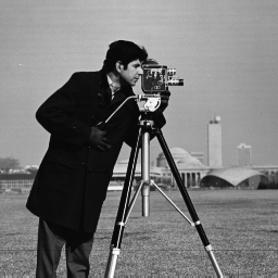
#> input picture HW1/cameraman.jpg, 278 x 278 px, given in place of puppy.jpg, which was not available
$ python main.py   (older library calls are emulated)
#> lines starting #> are read from the running program, lines starting #| are printed output that depends on the picture; pictures that were not available may be replaced by others from this repository, and a replacement may not be noted
import numpy
import numpy as np
import matplotlib.pyplot as plt
import cv2


def gamma_correction(img, gamma): #Q1c
    """
    Perform gamma correction on a grayscale image.
    :param img: An input grayscale image - ndarray of uint8 type.
    :param gamma: the gamma parameter for the correction.
    :return:
    gamma_img: An output grayscale image after gamma correction -
    uint8 ndarray of size [H x W x 1].
    """
    gamma_img = np.uint8(((img / 255.0) ** gamma) * 255.0)
    return gamma_img


def video_to_frames(vid_path: str, start_second, end_second): #Q2a
    """
    Load a video and return its frames from the wanted time range.
    :param vid_path: video file path.
    :param start_second: time of first frame to be taken from the
    video in seconds.
    :param end_second: time of last frame to be taken from the
    video in seconds.
    :return:
    frame_set: a 4D uint8 np array of size [num_of_frames x H x W x C]
    containing the wanted video frames.
    """
    capture = cv2.VideoCapture(vid_path)
    frames =[]
    start_frame = int(start_second * capture.get(cv2.CAP_PROP_FPS)) if start_second is not None else 0
    end_frame = int(end_second * capture.get(cv2.CAP_PROP_FPS)) if end_second is not None else int(capture.get(cv2.CAP_PROP_FRAME_COUNT))
    capture.set(cv2.CAP_PROP_POS_FRAMES, start_frame)
    if start_second == end_second:
        ret, frame = capture.read()
        resized_frame = cv2.resize(frame, (frame.shape[1], frame.shape[0]))
        frames.append(resized_frame)
        frame_set = np.array(frames)
        capture.release()
        return frame_set

    while capture.get(cv2.CAP_PROP_POS_FRAMES) < end_frame:
        # Read a single frame from the video
        ret, frame = capture.read()

        # If no frame is read, break the loop
        if not ret:
            break
        resized_frame = cv2.resize(frame, (frame.shape[1], frame.shape[0]))

        # Append the resized frame to the list of frames
        frames.append(resized_frame)

        # Convert the list of frames to a NumPy array
    frame_set = np.array(frames)

    # Release the video capture object
    capture.release()

    return frame_set


# [85 lines left out: functions match_corr, poisson_noisy_image, Gk, Miu, Err1calc, denoise_by_l2, not called in this run]


#Q1
#1.a

puppy = cv2.imread("../given_data/puppy.jpg")
#> puppy is the input picture: shape (278, 278, 3); min 0, max 255, mean 118.7
greyscale_puppy = cv2.cvtColor(puppy, cv2.COLOR_BGR2GRAY)
puppy_image = greyscale_puppy.astype(np.uint8)

plt.imshow(puppy_image, cmap = "gray")
plt.title("Puppy Greyscale")
plt.show()

#1.b

histogram = cv2.calcHist([puppy_image], [0], None, [256], [0, 256])
#> histogram = 256 values, max 1999 at index 14, min 4 at index 252, mean 301.9

plt.plot(histogram)
plt.xlabel('Pixel Intensity')
plt.ylabel('Frequency')
plt.title('Puppy Histogram')
plt.show()
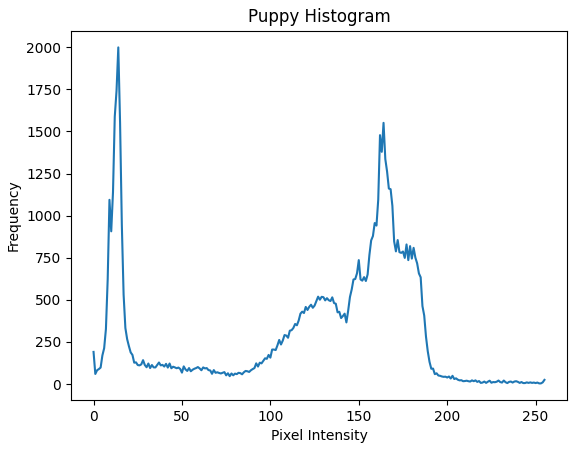
#> figure drawn by matplotlib, 1 panel; curve peaks at x = 14, y = 1999

#1.c

gamma_bright_puppy = gamma_correction(puppy_image,0.5)
#> in gamma_correction, `gamma_img = np.uint8(((img / 255.0) ** gamma) * 255.0)`:
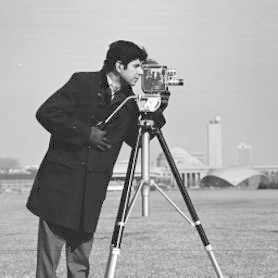
#> gamma_img: shape (278, 278); min 0, max 255, mean 163.2
gamma_dark_puppy = gamma_correction(puppy_image,1.5)
#> call 2 of gamma_correction, with gamma = 1.5
#> in gamma_correction (call 2), `gamma_img = np.uint8(((img / 255.0) ** gamma) * 255.0)`:
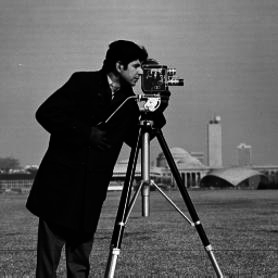
#> gamma_img: shape (278, 278); min 0, max 255, mean 89.9


plt.imshow(gamma_bright_puppy, cmap = "gray")
plt.title("Puppy Bright Gamma Correction")
plt.show()

histogram_bright = cv2.calcHist([gamma_bright_puppy], [0], None, [256], [0, 256])
#> histogram_bright = 256 values, max 2857 at index 203, min 0 at index 1, mean 301.9

plt.plot(histogram_bright)
plt.xlabel('Pixel Intensity')
plt.ylabel('Frequency')
plt.title('Puppy Bright Histogram')
plt.show()
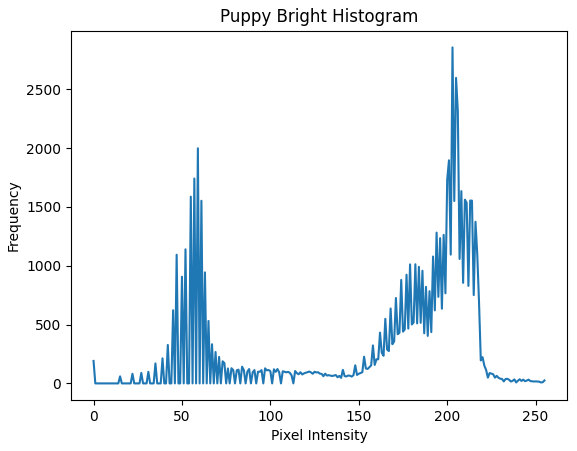
#> figure drawn by matplotlib, 1 panel; curve peaks at x = 203, y = 2857


plt.imshow(gamma_dark_puppy, cmap = "gray")
plt.title("Puppy Dark Gamma Correction")
plt.show()


histogram_dark = cv2.calcHist([gamma_dark_puppy], [0], None, [256], [0, 256])
#> histogram_dark = 256 values, max 4470 at index 2, min 0 at index 95, mean 301.9

plt.plot(histogram_dark)
plt.xlabel('Pixel Intensity')
plt.ylabel('Frequency')
plt.title('Puppy Dark Histogram')
plt.show()
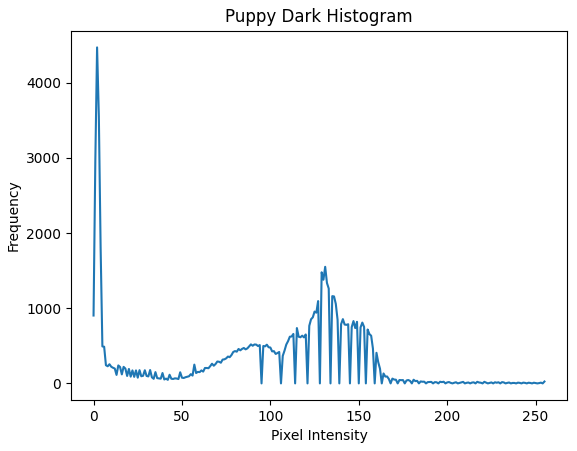
#> figure drawn by matplotlib, 1 panel; curve peaks at x = 2, y = 4470


#Q2

#2.a done

#2.b done

#2.c

frames = video_to_frames("../given_data/Corsica.mp4",250,260)
frames_greyscale = np.stack([(cv2.cvtColor(frame, cv2.COLOR_BGR2GRAY)) for frame in frames])
height, width = frames_greyscale.shape[1], frames_greyscale.shape[2]
bottom_start = height // 3
bottom_end = height

# Extract the bottom two-thirds of the image
processed = frames_greyscale[:, bottom_start:bottom_end, 7:627]
processed_final = np.stack([frame for frame in processed])
processed_height, processed_width = processed_final.shape[1],processed_final.shape[2]
#2.d

panorama_base = np.zeros((processed_height, int(2.5*processed_width)))
mid_frame,early_frame,late_frame = processed_final[125],processed_final[50],processed_final[200]


start_row = (panorama_base.shape[0] - mid_frame.shape[0]) // 2
start_col = (panorama_base.shape[1] - mid_frame.shape[1]) // 2

# Calculate the ending indices for the image
end_row = start_row + mid_frame.shape[0]
end_col = start_col + mid_frame.shape[1]

# Place the image at the calculated indices
panorama_base[start_row:end_row, start_col:end_col] = mid_frame

plt.imshow(panorama_base, cmap = "gray")
plt.title("Panorama Base")
plt.show()

plt.imshow(early_frame, cmap = "gray")
plt.title("Early Frame")
plt.show()

plt.imshow(late_frame, cmap = "gray")
plt.title("Late Frame")
plt.show()

#2.e

sub_early_rectangle = early_frame[:,0:150]
sub_late_rectangle = late_frame[:,470:620]


right_match_coord = match_corr(sub_early_rectangle,panorama_base)
left_match_coord = match_corr(sub_late_rectangle,panorama_base)

plt.imshow(sub_early_rectangle, cmap = "gray")
plt.title(right_match_coord)
plt.show()

plt.imshow(sub_late_rectangle, cmap = "gray")
plt.title(left_match_coord)
plt.show()


#2.f

panorama = panorama_base.copy()
start_of_early_position = (right_match_coord[1]-75,max(0,right_match_coord[0]-120))
end_of_early_position = (min(1550,right_match_coord[1]+545),min(240,right_match_coord[0]+120))

start_of_late_position = (max(0,left_match_coord[1]-545),max(0,left_match_coord[0]-120))
end_of_late_position = (min(1550,left_match_coord[1]+75),min(240,left_match_coord[0]+120))

size_of_early = (end_of_early_position[0]-start_of_early_position[0],end_of_early_position[1]-start_of_early_position[1])
size_of_late  = (end_of_late_position[0]-start_of_late_position[0],end_of_late_position[1]-start_of_late_position[1])

avg_of_early = np.zeros_like(early_frame)
avg_of_early[0:240,0:150] = (early_frame[0:240,0:150] + panorama[start_of_early_position[1]:start_of_early_position[1]+240,start_of_early_position[0]:start_of_early_position[0]+150])/2

avg_of_late = np.zeros_like(early_frame)

avg_of_late[0:240,0:150] = (late_frame[0:240,470:620] + panorama[start_of_late_position[1]:start_of_early_position[1]+240,end_of_late_position[0]-150:end_of_late_position[0]])/2


panorama[start_of_early_position[1]:end_of_early_position[1],start_of_early_position[0]:end_of_early_position[0]] =  early_frame[0:size_of_early[1],0:size_of_early[0]]
panorama[start_of_late_position[1]:end_of_late_position[1],start_of_late_position[0]:end_of_late_position[0]] = late_frame[0:size_of_late[1],0:size_of_late[0]]
panorama[start_of_early_position[1]:start_of_early_position[1]+240,start_of_early_position[0]:start_of_early_position[0]+150] = avg_of_early[0:240,0:150]
panorama[start_of_late_position[1]:start_of_late_position[1]+240,end_of_late_position[0]-150:end_of_late_position[0]] = avg_of_late[0:240,0:150]


plt.imshow(panorama, cmap = "gray")
plt.title("Panorama Final Result")
plt.show()

panorama_with_base_on_top = panorama.copy()
panorama_with_base_on_top[0:240, 465:1085] = mid_frame

plt.imshow(panorama_with_base_on_top, cmap = "gray")
plt.title("Panorama With Base On Top")
plt.show()


#Q3
#3.a
keyboard = cv2.imread("../given_data/keyboard.jpg")
greyscale_keyboard = cv2.cvtColor(keyboard, cv2.COLOR_BGR2GRAY)
keyboard_image = greyscale_keyboard.astype(np.uint8)

vertical_kernel = np.zeros((8, 1), dtype=np.uint8)
vertical_kernel[:, 0] = 1

horizontal_kernel = np.zeros((1, 8), dtype=np.uint8)
horizontal_kernel[0, :] = 1

horizontal_erosion = cv2.erode(keyboard_image,horizontal_kernel,iterations=1)
vertical_erosion = cv2.erode(keyboard_image,vertical_kernel,iterations=1)

plt.imshow(keyboard_image, cmap = "gray")
plt.title("Keyboard")
plt.show()


plt.imshow(horizontal_erosion, cmap = "gray")
plt.title("Horizontal Erosion")
plt.show()

plt.imshow(vertical_erosion, cmap = "gray")
plt.title("Vertical Erosion")
plt.show()

sum = horizontal_erosion+ vertical_erosion

plt.imshow(sum, cmap = "gray")
plt.title("Sum Of Images")
plt.show()


threshold_val = int(0.2*255)
binary_image = np.where(sum>=threshold_val,1,0)

plt.imshow(binary_image, cmap = "gray")
plt.title("Binary Image")
plt.show()


#3.b

inverse_binary_image = np.array(np.where(binary_image==1,0,1),dtype=np.uint8)

plt.imshow(inverse_binary_image, cmap = "gray")
plt.title("Inverse Binary Image")
plt.show()

keyboard_median_filtered = cv2.medianBlur(inverse_binary_image,9)

plt.imshow(keyboard_median_filtered, cmap = "gray")
plt.title("Median Filtered Image")
plt.show()

#3.c

square_kernel = np.ones((8, 8), dtype=np.uint8)
meadian_erosion = cv2.erode(keyboard_median_filtered,square_kernel,iterations=1)

plt.imshow(meadian_erosion, cmap = "gray")
plt.title("Median Erosion Image")
plt.show()

#3.d

multiplication_keyboard = keyboard_image*meadian_erosion

plt.imshow(multiplication_keyboard, cmap = "gray")
plt.title("Multiplication Keyboard Image")
plt.show()

K = np.array([[0,-1,0],[-1,5,-1],[0,-1,0]])

filtered_keyboard = cv2.filter2D(multiplication_keyboard,-1,K)

plt.imshow(filtered_keyboard, cmap = "gray")
plt.title("Filtered Keyboard Image")
plt.show()


##finding the best threshold

for i in range(1,4):
    curr_threshold = int(0.25*i*255)
    binary_sharpened_image = np.array(np.where(filtered_keyboard>=curr_threshold,1,0),dtype=np.uint8)
    plt.imshow(binary_sharpened_image, cmap="gray")
    plt.title("Binary Sharpened Keyboard Image With " + str(i*25) +"% Threshold")
    plt.show()


#Q4
#4.a

frames = video_to_frames("../given_data/Flash Gordon Trailer.mp4",20,21)
our_frame =frames[4] ##we chose frame 4
plt.imshow(our_frame)
plt.title("Frame")
plt.show()

green_frame = our_frame[:,:,1]

plt.imshow(green_frame, cmap='gray')
plt.title("Green Frame")
plt.show()

resized_image = cv2.resize(green_frame,(int(green_frame.shape[1]*0.5),int(green_frame.shape[0]*0.5)))

noisy_image = poisson_noisy_image(resized_image,3)

plt.imshow(noisy_image, cmap='gray')
plt.title("Noisy Image")
plt.show()

#4.b

denoised = denoise_by_l2(noisy_image,resized_image,50,0.5)
plt.imshow(denoised[0], cmap='gray')
plt.title("DeNoisy Image")
plt.show()


iterations = list(range(50))
fig = plt.figure()
ax = fig.add_subplot(1, 1, 1)
ax.plot(iterations, np.log(denoised[1]), label='Err1')
ax.plot(iterations, np.log(denoised[2]), label='Err2')
ax.legend()
plt.title('Errors per iteration')
plt.grid()
plt.show()

#4.c

frames = video_to_frames("../given_data/Flash Gordon Trailer.mp4",38,39)
our_frame =frames[18] ##we chose frame 4
plt.imshow(our_frame)
plt.title("Frame")
plt.show()

green_frame = our_frame[:,:,1]

plt.imshow(green_frame, cmap='gray')
plt.title("Green Frame")
plt.show()

resized_image = cv2.resize(green_frame,(int(green_frame.shape[1]*0.5),int(green_frame.shape[0]*0.5)))

noisy_image = poisson_noisy_image(resized_image,3)

plt.imshow(noisy_image, cmap='gray')
plt.title("Noisy Image")
plt.show()

denoised = denoise_by_l2(noisy_image,resized_image,50,0.5)
plt.imshow(denoised[0], cmap='gray')
plt.title("DeNoisy Image")
plt.show()


iterations = list(range(50))
fig = plt.figure()
ax = fig.add_subplot(1, 1, 1)
ax.plot(iterations, np.log(denoised[1]), label='Err1')
ax.plot(iterations, np.log(denoised[2]), label='Err2')
ax.legend()
plt.title('Errors per iteration')
plt.grid()
plt.show()
